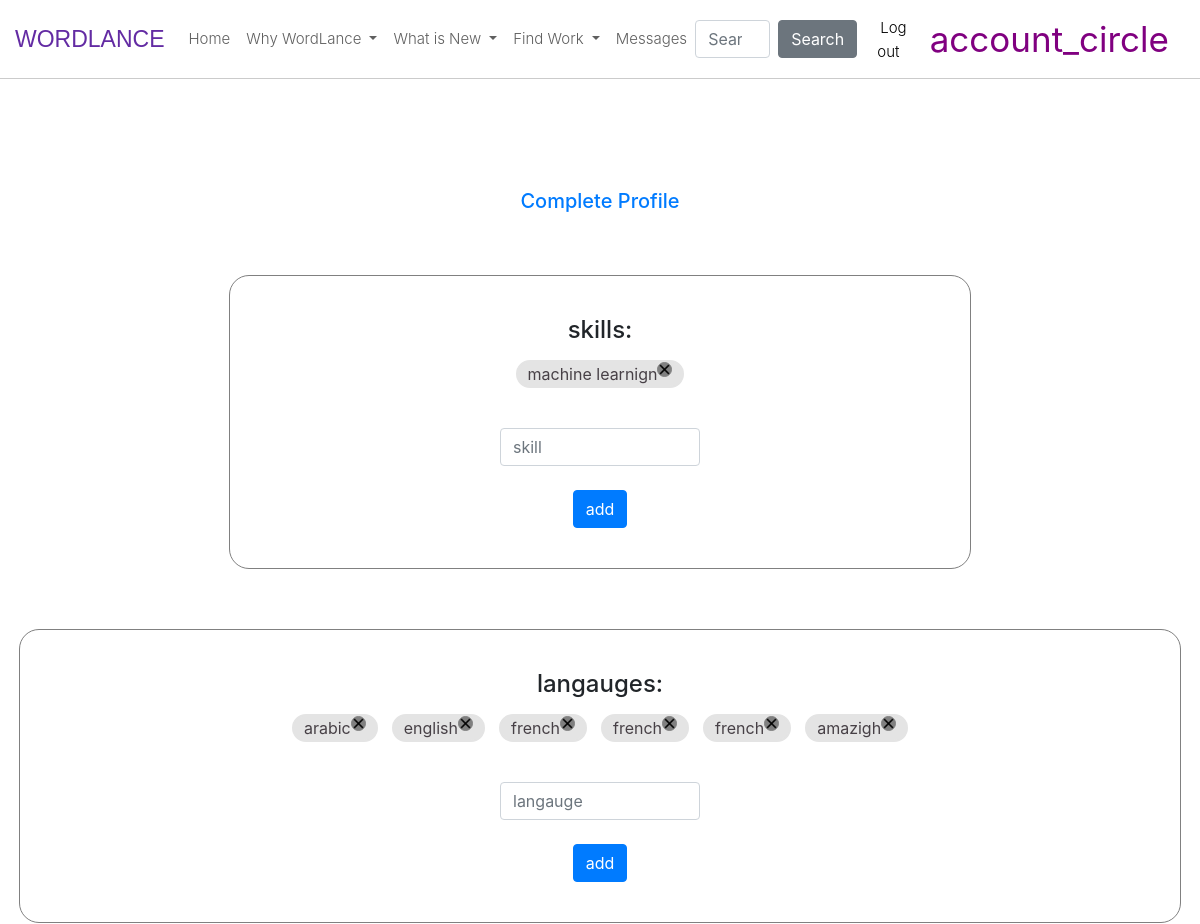
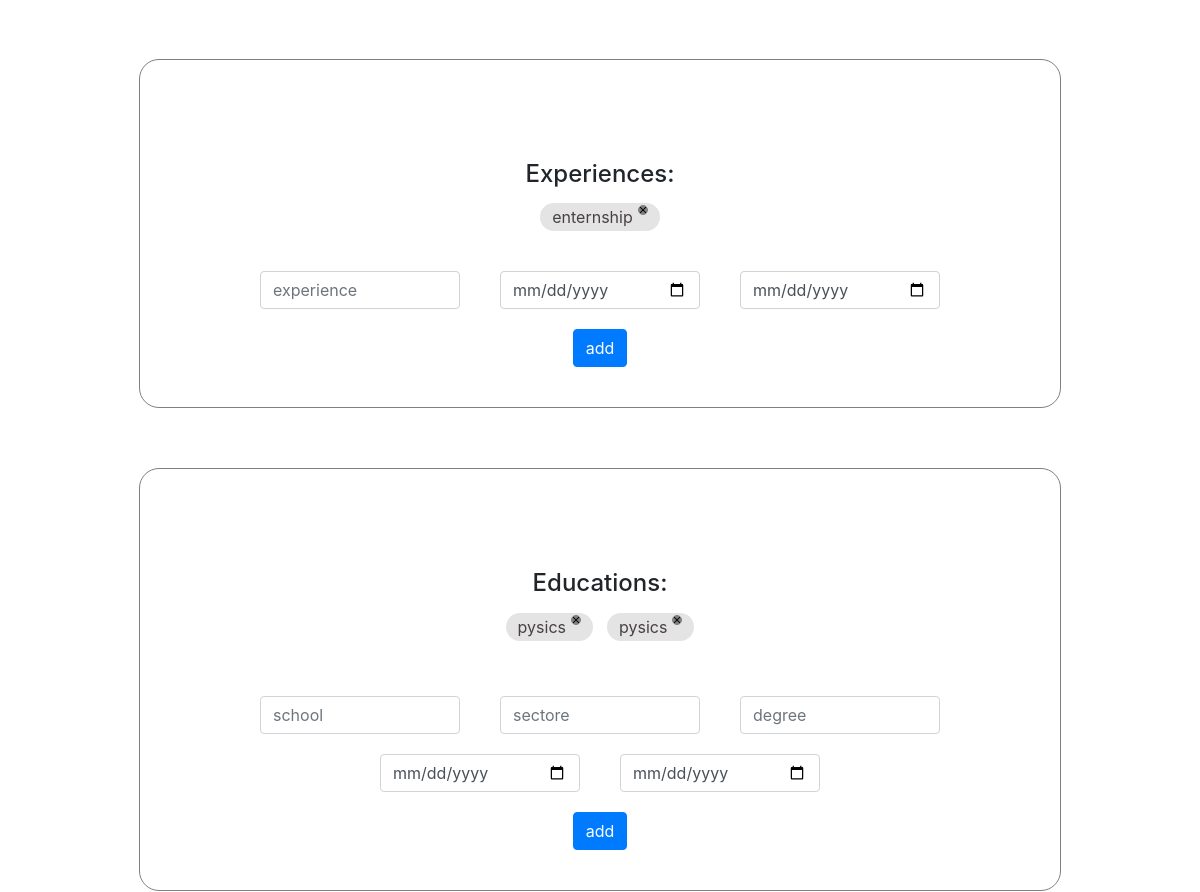
Before: /update_user/2/1 (signed in, upper part) with the older database file (2 pictures, top to bottom).
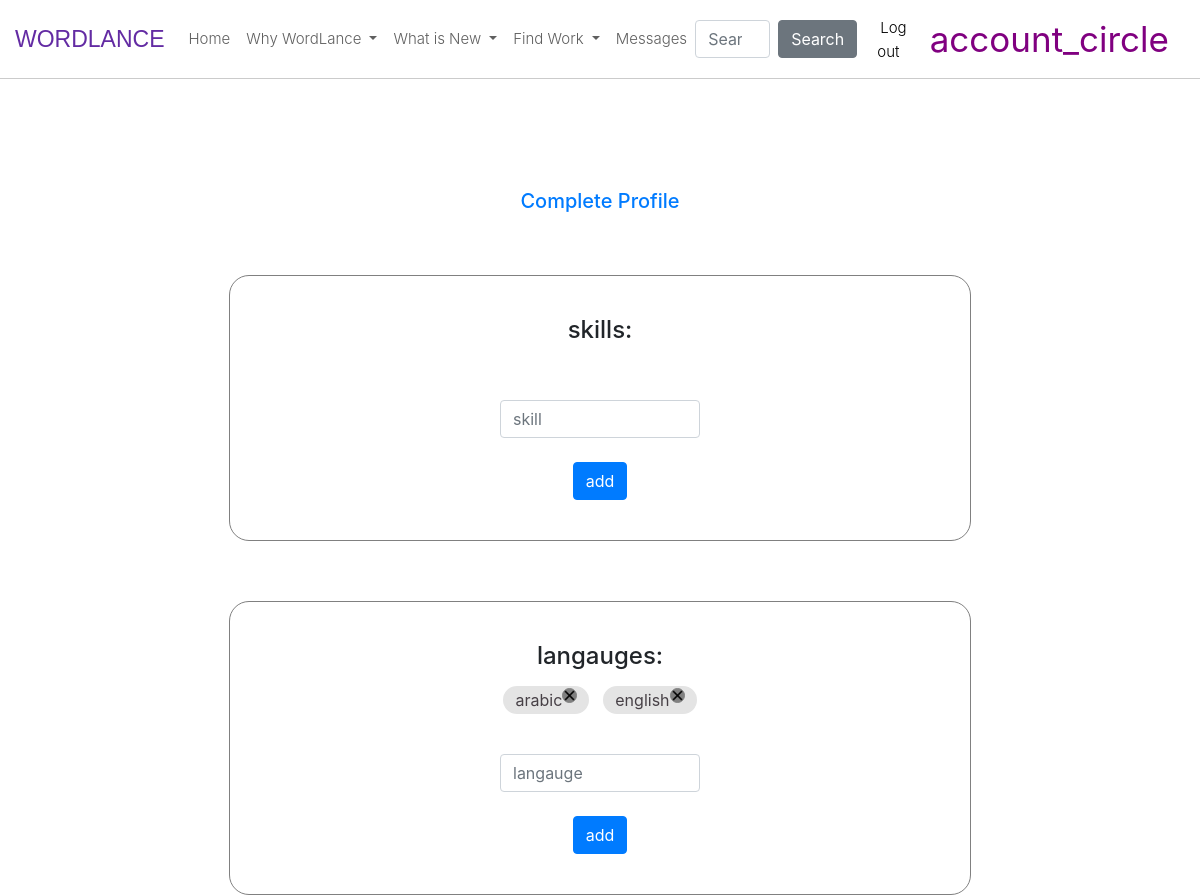
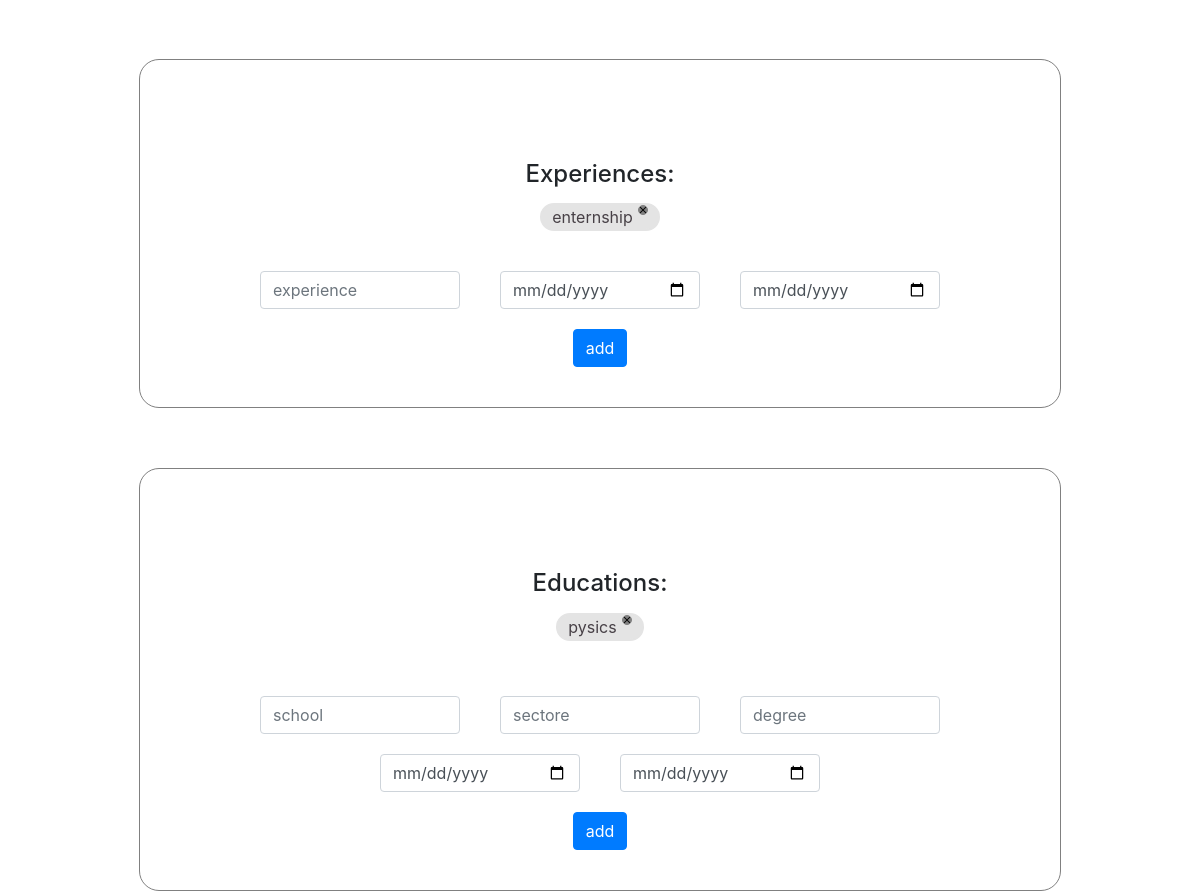
After: the same page with the newer database file (2 pictures, top to bottom).
### app.py (models this page shows)
class Skills(db.Model):
    skill_id = db.Column(db.Integer, primary_key=True, autoincrement=True)
    job_id = db.Column(db.Integer, ForeignKey('joboffers.job_id'), nullable=True)
    id = db.Column(db.Integer, ForeignKey('freelancers.id'), nullable=True)
    skill_name = db.Column(db.String(100), nullable=False)
    proficiency_level = db.Column(db.String(50), nullable=True)

class langauges(db.Model):
    langaug_id = db.Column(db.Integer, primary_key=True, autoincrement=True)
    id = db.Column(db.Integer, ForeignKey('freelancers.id'), nullable=False)
    langauge = db.Column(db.String(100), nullable=False)

class experiencs(db.Model):
    experienc_id = db.Column(db.Integer, primary_key=True, autoincrement=True)
    id = db.Column(db.Integer, ForeignKey('freelancers.id'), nullable=False)
    experienc = db.Column(db.String(100), nullable=False)
    experienc_start_data = db.Column(db.Date)
    experienc_end_data = db.Column(db.Date)

class education(db.Model):
    education_id = db.Column(db.Integer, primary_key=True, autoincrement=True)
    id = db.Column(db.Integer, ForeignKey('freelancers.id'), nullable=False)
    school = db.Column(db.String(100), nullable=False)
    sectore = db.Column(db.String(100), nullable=False)
    degree = db.Column(db.String(100), nullable=False)
    date_start = db.Column(db.Date)
    date_end = db.Column(db.Date)

### app.py (the view, shortened to what this page needs)
@app.route('/update_user/<int:id>/<int:foc>', methods=['GET', 'POST'])
@login_required
def update(id, foc):
    skillsFormhtml = skillsForm()
    experienceFormhmtl = experiencForm()
    langaugFormhtml = langaugForm()
    educationFormhtml = educationForm()
    certificationFormhtml = certificationForm()
    current_skills = Skills.query.filter(Skills.id == current_user.id).all()
    current_experiencs = experiencs.query.filter(experiencs.id == current_user.id).all()
    current_langauges = langauges.query.filter(langauges.id == current_user.id).all()
    current_education = education.query.filter(education.id == current_user.id).all()
    current_certifications = Certifications2.query.filter(Certifications2.freelancer_id == current_user.id).all()
    if foc==1:
        user_to_update = freelancers.query.get_or_404(id)
    login = True
    return render_template("update.html", skillsForm=skillsFormhtml,
        experiencForm=experienceFormhmtl,
        langaugForm=langaugFormhtml,
        educationForm=educationFormhtml,
        user_to_update=user_to_update,
        certificationForm = certificationFormhtml,
        login=login,
        current_skills=current_skills,
        current_experiencs=current_experiencs,
        current_langauges=current_langauges,
        current_education=current_education,
        current_certifications=current_certifications
        )

### app.py
class skillsForm(FlaskForm):
    skill_name = StringField("skill: ", validators=[DataRequired()])
    submit = SubmitField("add")

class experiencForm(FlaskForm):
    experienc = StringField("experienc: ", validators=[DataRequired()])
    experienc_start_data = DateField("Start date: ", validators=[DataRequired()], format='%Y-%m-%d')
    experienc_end_data = DateField("end date: ", validators=[DataRequired()], format='%Y-%m-%d')
    submit = SubmitField("add")

### app.py (called while the page is built)
@login_manager.user_loader
def load_user(id):
    return freelancers.query.get(int(id))

### templates/update.html (shortened to what the changed rows need)
{% extends "Base.html" %}
{% block content %}
	<center>
        <br>
        <div style="display: flex;flex-direction: column;align-items: center;">
            <form novalidate method="POST" style="margin:30px;border: 1px solid gray;padding: 40px 250px;border-radius: 20px;padding-top: 40px;">
                                <div style="display:flex;flex-direction: row;justify-content: center;margin: 15px ;margin-bottom: 40px;">
                {% for s in current_skills %}
                    <p style="color:rgb(71, 64, 70);padding-right:25px;padding-left:10px;border: 2px solid rgb(228, 228, 228);border-radius: 20px;background-color: rgb(228, 228, 228);margin: 0px 7px;
                    position: relative;
                   ">      {{s.skill_name}}
                        <a href="{{url_for('delet_skill', id=s.skill_id)}}">
                            <img src="{{ url_for('static', filename='images/remove.png') }}" alt="Example Image" width="15px" style="border-radius:0px;
                            position: absolute;
                            top: 0px;  /* Adjust as needed */
                            right: 10px;  /* Adjust as needed */
                            border: none;
                            border: 1px solid gray;
                            cursor: pointer;
                            background-color: gray;
                            border-radius: 10px;
                            margin-left: 5px;">
                        </a>
                    </p>
                    {% endfor %}
                </div>
                <br>
            </form>
            <form novalidate method="POST" style="margin:30px;border: 1px solid gray;padding: 40px 250px;border-radius: 20px;padding-top: 40px;">
                <div style="display:flex;flex-direction: row;justify-content: center;margin: 15px ;margin-bottom: 40px;">
                 {% for l in current_langauges %}
                            <p style="color:rgb(71, 64, 70);padding-right:25px;padding-left:10px;border: 2px solid rgb(228, 228, 228);border-radius: 20px;background-color: rgb(228, 228, 228);margin: 0px 7px;position: relative;">     {{l.langauge}}
                                <a href="{{url_for('delet_langauge', id=l.langaug_id)}}">
                                                                                <img src="{{ url_for('static', filename='images/remove.png') }}" alt="Example Image" width="15px" style="border-radius:0px;
                                                                                  position: absolute;
                            top: 0px;  /* Adjust as needed */
                            right: 10px;  /* Adjust as needed */
                            border: none;
                            border: 1px solid gray;
                            cursor: pointer;
                            background-color: gray;
                            border-radius: 10px;
                            margin-left: 5px;">
                                </a>
                            </p>
                {% endfor %}</div>
                <br>
            </form>
            <form novalidate method="POST" style="margin:30px;border: 1px solid gray;padding: 40px 100px;border-radius: 20px;padding-top: 100px;">
                                <div style="display:flex;flex-direction: row;justify-content: center;margin: 15px ;margin-bottom: 40px;">
                 {% for ex in current_experiencs %}
                <p style="color:rgb(71, 64, 70);padding-right:25px;padding-left:10px;border: 2px solid rgb(228, 228, 228);border-radius: 20px;background-color: rgb(228, 228, 228);margin: 0px 7px;position: relative;">     {{ex.experienc}}
                                        <a href="{{url_for('dele_experience', id=ex.experienc_id)}}">
                                                                                        <img src="{{ url_for('static', filename='images/remove.png') }}" alt="Example Image" width="10px" style="border-radius:0px;
                                                                                          position: absolute;
                            top: 0px;  /* Adjust as needed */
                            right: 10px;  /* Adjust as needed */
                            border: none;
                            border: 1px solid gray;
                            cursor: pointer;
                            background-color: gray;
                            border-radius: 10px;
                            margin-left: 5px;">
                                        </a></p>
                            {% endfor %}
                </div>
            </form>
            <form novalidate method="POST" style="margin:30px;border: 1px solid gray;padding: 40px 100px;border-radius: 20px;padding-top: 100px;">
                                 <div style="display:flex;flex-direction: row;justify-content: center;margin: 15px ;">
                {% for ed in current_education %}
                    <p style="  color:rgb(71, 64, 70);
                                padding-right:25px;
                                padding-left:10px;
                                border: 2px solid rgb(228, 228, 228);
                                border-radius: 20px;
                                background-color: rgb(228, 228, 228);
                                margin: 0px 7px;
                                margin-bottom: 40px;
                                position: relative;">
                        {{ed.sectore}}
                                        <a href="{{url_for('delet_educaiton', id=ed.education_id)}}">
                                            <img src="{{ url_for('static', filename='images/remove.png') }}" alt="Example Image" width="10px" style="border-radius:0px;
                                              position: absolute;
                            top: 0px;  /* Adjust as needed */
                            right: 10px;  /* Adjust as needed */
                            border: none;
                            border: 1px solid gray;
                            cursor: pointer;
                            background-color: gray;
                            border-radius: 10px;
                            margin-left: 5px;">
                                        </a> </p>
                {% endfor %}</div>
            </form>
        </div>
    </center>
{% endblock content %}

Changed rows visible on the page:
removed Skills: skill_name "machine learnign"
removed langauges: langauge "french"
removed langauges: langauge "french"
removed langauges: langauge "french"
removed langauges: langauge "amazigh"
removed education: sectore "pysics"
